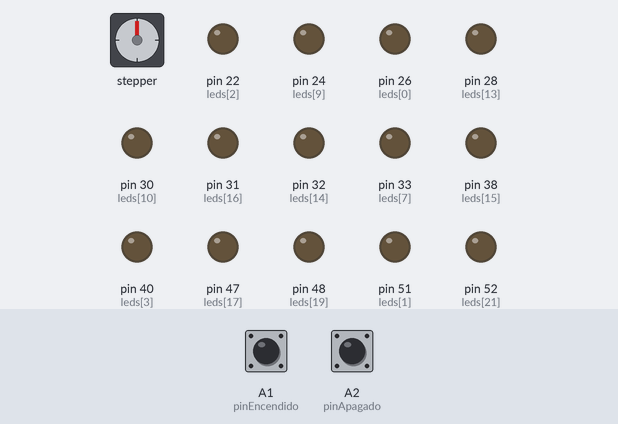
Simulated run of this sketch. Board: Arduino Mega 2560, built with avr-gcc and run on an emulated ATmega2560. Shown: stepper motor, output pins drawn as LEDs (lit = HIGH). Wiring (inferred from the names in the program): stepper motor (2048 steps per turn assumed): coils pin 37, pin 35, pin 36, pin 34. Inputs (shaded band) come from the test bench; at power-on: A1 (pinEncendido) HIGH, A2 (pinApagado) HIGH. Pins used as bus, display or sensor lines are not drawn.

Above: at 1.2 s.
1.3 s: A1 (pinEncendido) pulled LOW for 0.15 s
At 3.5 s:
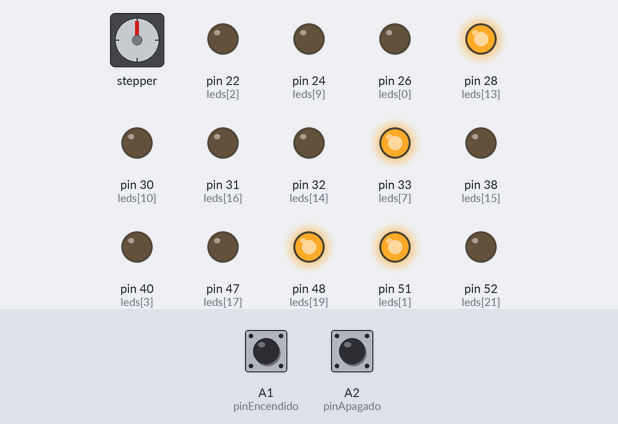
4.3 s: A2 (pinApagado) pulled LOW for 0.15 s
At 5.0 s:
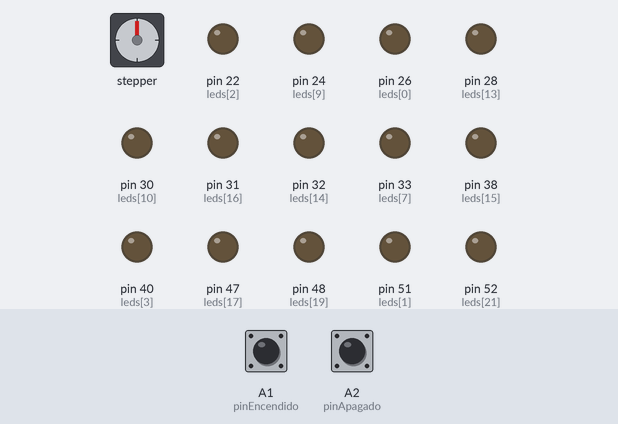
5.9 s: A1 (pinEncendido) pulled LOW for 1 s
At 6.34 s:
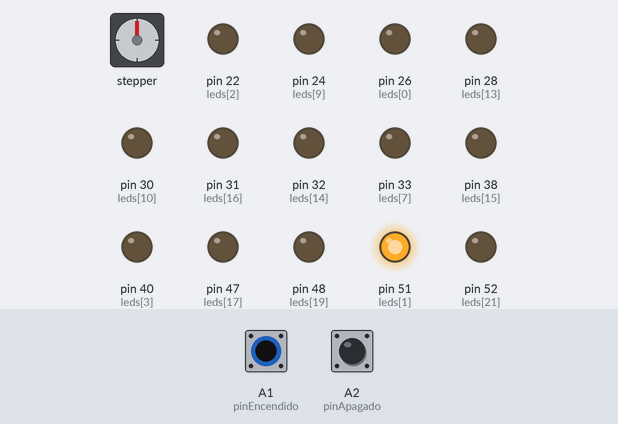
9.9 s: A1 (pinEncendido) pulled LOW for 0.15 s
At 10.65 s:
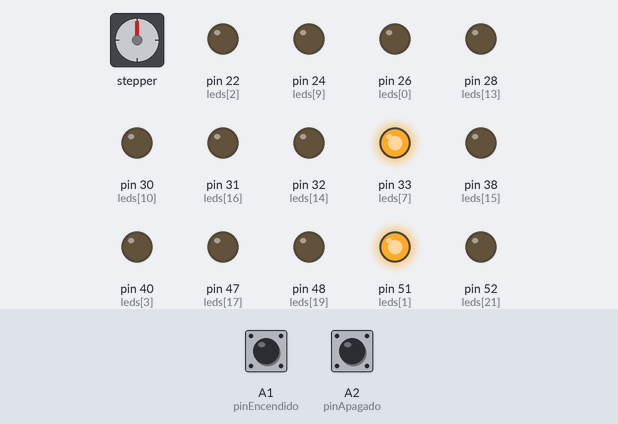
13.0 s: A1 (pinEncendido) pulled LOW for 3.2 s
At 18.5 s:
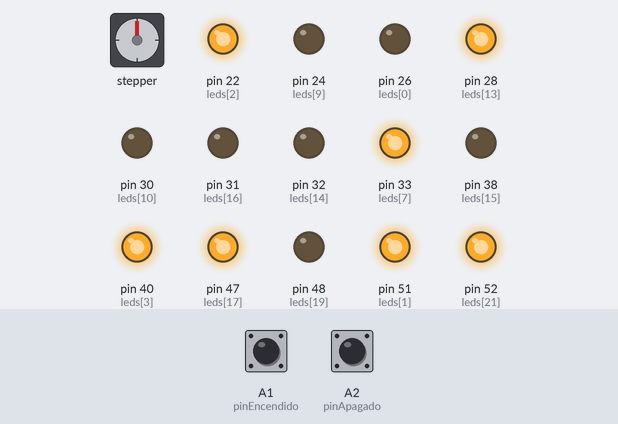
19.2 s: A1 (pinEncendido) pulled LOW for 0.15 s
At 28.3 s:
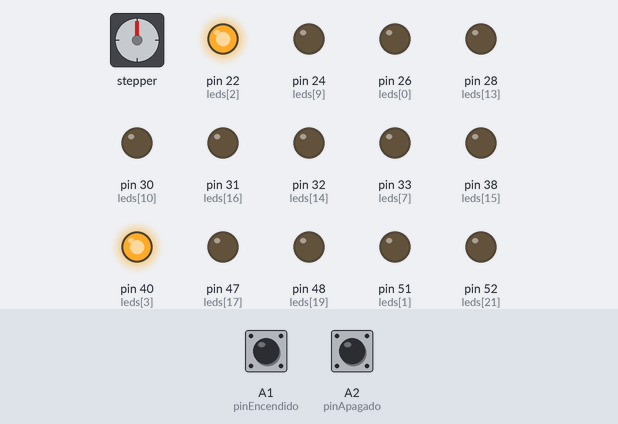
Timing chart, 0 to 29.3 s (numbered marks = the images above; inputs shaded):
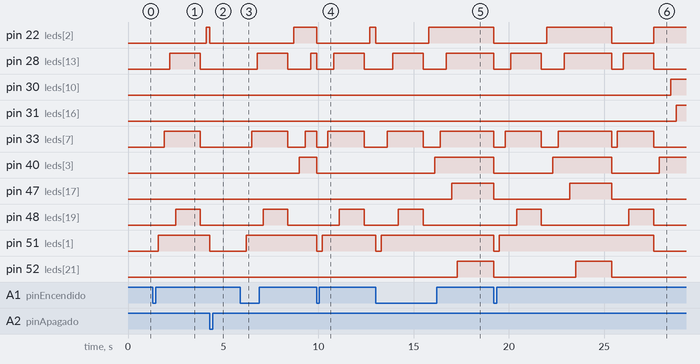

Measured:
- after the input at 1.3 s, pin 22 (leds[2]): LOW → HIGH after 2.8 s; pin 28 (leds[13]): LOW → HIGH after 0.90 s, → LOW 1.6 s later; pin 33 (leds[7]): LOW → HIGH after 0.60 s, → LOW 1.9 s later; pin 48 (leds[19]): LOW → HIGH after 1.2 s, → LOW 1.3 s later; pin 51 (leds[1]): LOW → HIGH after 0.30 s
- after the input at 4.3 s, pin 22 (leds[2]): HIGH → LOW at once; pin 28 (leds[13]): stays LOW (without the input it goes to HIGH after 0.70 s)
- after the input at 5.9 s, pin 22 (leds[2]): LOW → HIGH after 2.8 s; pin 28 (leds[13]): LOW → HIGH after 0.90 s, → LOW 1.6 s later, → HIGH 1.2 s later; pin 33 (leds[7]): LOW → HIGH after 0.60 s, → LOW 1.9 s later, → HIGH 0.90 s later; pin 40 (leds[3]): LOW → HIGH after 3.1 s; pin 48 (leds[19]): LOW → HIGH after 1.2 s, → LOW 1.3 s later
- after the input at 9.9 s, pin 22 (leds[2]), pin 40 (leds[3]): HIGH → LOW after 0.00 s instead of 2.2 s; pin 48 (leds[19]): LOW → HIGH after 1.2 s instead of 3.1 s; pin 51 (leds[1]): HIGH → LOW at once, → HIGH 0.30 s later; pin 52 (leds[21]): stays LOW (without the input it goes to HIGH after 0.30 s)
- after the input at 13.0 s, pin 30 (leds[10]): stays LOW (without the input it goes to HIGH after 6.2 s); pin 40 (leds[3]): LOW → HIGH after 3.1 s instead of 5.6 s; pin 51 (leds[1]): HIGH → LOW after 0.00 s instead of 5.3 s
- after the input at 19.2 s, pin 47 (leds[17]): LOW → HIGH after 4.0 s instead of 9.3 s

The sketch:

isic.ino
```cpp
// Pines de botones
const int pinEncendido = A1;
const int pinApagado = A2;

// LED mapping (24 LEDs en matriz 6x4)
const int leds[] = {26, 51, 22, 40, 34, 45, 43, 33, 36, 24, 30, 44, 42, 28, 32, 38, 31, 47, 46, 48, 50, 52, 37, 35};
const int numLeds = 24;

// Letras definidas como animación paso a paso
const byte letraI[] = {1, 7, 13, 19};               // columna central
const byte letraS[] = {1, 2, 3, 7, 13, 17, 21, 22, 23}; // forma de S
const byte letraC[] = {2, 3, 4, 10, 16, 22, 21, 20};    // forma de C

const byte* letras[] = {letraI, letraS, letraI, letraC};
const int tamLetras[] = {4, 9, 4, 8};
const int numLetras = 4;

// Estado del sistema
bool encendido = false;
bool mostrandoLetra = false;

// Control de letra actual y animación
int letraActual = 0;
int pasoAnimacion = 0;
unsigned long tiempoAnterior = 0;
const unsigned long intervalo = 300;

void setup() {
  pinMode(pinEncendido, INPUT_PULLUP);
  pinMode(pinApagado, INPUT_PULLUP);

  for (int i = 0; i < numLeds; i++) {
    pinMode(leds[i], OUTPUT);
    digitalWrite(leds[i], LOW);
  }
}

void loop() {
  verificarBotones();

  if (encendido) {
    mostrarAnimacionLetra();
  }
}

void verificarBotones() {
  static bool anteriorEncendido = HIGH;
  static bool anteriorApagado = HIGH;

  bool actualEncendido = digitalRead(pinEncendido);
  bool actualApagado = digitalRead(pinApagado);

  if (anteriorEncendido == HIGH && actualEncendido == LOW) {
    encendido = true;
    letraActual = 0;
    pasoAnimacion = 0;
    mostrandoLetra = true;
    apagarLeds();
    tiempoAnterior = millis();
  }

  if (anteriorApagado == HIGH && actualApagado == LOW) {
    encendido = false;
    mostrandoLetra = false;
    apagarLeds();
  }

  anteriorEncendido = actualEncendido;
  anteriorApagado = actualApagado;
}

void mostrarAnimacionLetra() {
  if (!mostrandoLetra || letraActual >= numLetras) return;

  unsigned long ahora = millis();
  if (ahora - tiempoAnterior >= intervalo) {
    const byte* letra = letras[letraActual];
    int tam = tamLetras[letraActual];

    if (pasoAnimacion < tam) {
      digitalWrite(leds[letra[pasoAnimacion]], HIGH);
      pasoAnimacion++;
    } else {
      delay(1000);  // Espera entre letras
      apagarLeds();
      letraActual++;
      pasoAnimacion = 0;
      if (letraActual >= numLetras) {
        letraActual = 0; // reinicia el ciclo
      }
    }
    tiempoAnterior = ahora;
  }
}

void apagarLeds() {
  for (int i = 0; i < numLeds; i++) {
    digitalWrite(leds[i], LOW);
  }
}
```

h.c
```cpp
#include <stdio.h>

int main() {
    int num = 5, factorial = 1, i;
    for (i = 1; i <= num; i++) {
        factorial *= i;
    }
    printf("El factorial de %d es: %d\n", num, factorial);
    return 0;
}
```
